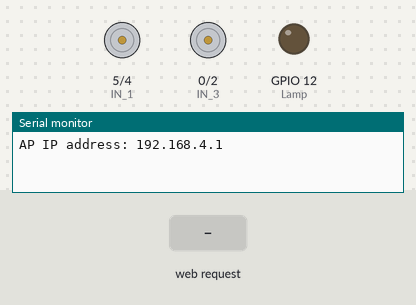
The sketch below on a simulated ESP8266 (NodeMCU). Shown: motor-driver pin pairs drawn as motors (green arrow = first pin HIGH = forward, orange = second pin HIGH = backward, longer = more drive, scaled by the enable pin), output pins drawn as LEDs (lit = HIGH), the last lines printed to the serial monitor. The test bench sets the inputs (shaded band).

Above: at 1.2 s.
1.3 s: HTTP request GET /?State=F received
At 2.2 s:
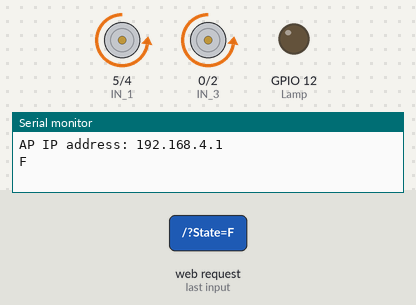
2.8 s: HTTP request GET /?State=B received
At 3.3 s:
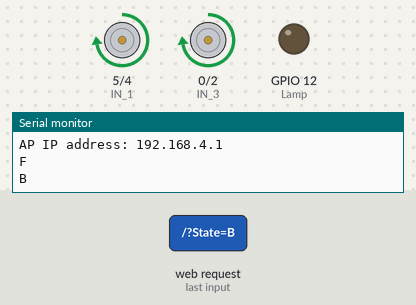
4.3 s: HTTP request GET /?State=L received
At 5.5 s:
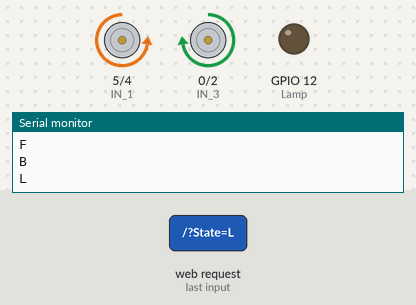
5.8 s: HTTP request GET /?State=R received
At 6.8 s:
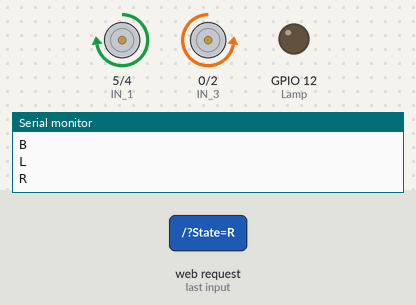
Timing chart, 0 to 8.3 s (numbered marks = the images above; inputs shaded):
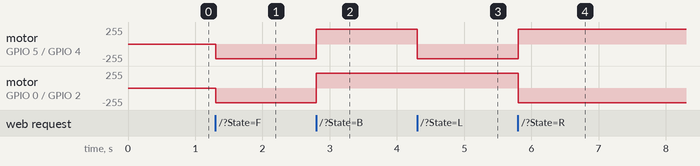

Measured:
- after the input at 1.3 s, motor on GPIO 5 (IN_1) / GPIO 4 (IN_2), motor on GPIO 0 (IN_3) / GPIO 2 (IN_4): stopped → backward 224/255 at once
- after the input at 2.8 s, motor on GPIO 5 (IN_1) / GPIO 4 (IN_2), motor on GPIO 0 (IN_3) / GPIO 2 (IN_4): backward 224/255 → forward 224/255 at once
- after the input at 4.3 s, motor on GPIO 5 (IN_1) / GPIO 4 (IN_2): forward 224/255 → backward 224/255 at once
- after the input at 5.8 s, motor on GPIO 5 (IN_1) / GPIO 4 (IN_2): backward 224/255 → forward 224/255 at once; motor on GPIO 0 (IN_3) / GPIO 2 (IN_4): forward 224/255 → backward 224/255 at once

The sketch:

Code.ino
```cpp
#define ENA   16          // Enable/speed motors Right
#define ENB   14          // Enable/speed motors Left
#define IN_1  5          // L298N in1 motors Rightx
#define IN_2  4          // L298N in2 motors Right
#define IN_3  0           // L298N in3 motors Left
#define IN_4  2           // L298N in4 motors Left
#define Lamp  12          // Lamp control pin

#include <ESP8266WiFi.h>
#include <WiFiClient.h>
#include <ESP8266WebServer.h>

String command;             // String to store app command state.
int speedCar = 900;         // Default speed: 400 - 1023.
int speed_Coeff = 8;         // Default speed coefficient

const char* ssid = "KOMINFO";
const char* pass = "Admin1234";

ESP8266WebServer server(80);

void setup() {
  // Motor pins
  pinMode(ENA, OUTPUT);
  pinMode(ENB, OUTPUT);
  pinMode(IN_1, OUTPUT);
  pinMode(IN_2, OUTPUT);
  pinMode(IN_3, OUTPUT);
  pinMode(IN_4, OUTPUT);
  pinMode(Lamp, OUTPUT);  // Initialize Lamp pin

  Serial.begin(115200);

  // WiFi setup
  WiFi.mode(WIFI_AP);
  WiFi.softAP(ssid, pass);

  IPAddress myIP = WiFi.softAPIP();
  Serial.print("AP IP address: ");
  Serial.println(myIP);

  // Start the server
  server.on("/", HTTP_handleRoot);
  server.onNotFound(HTTP_handleRoot);
  server.begin();
}

void goAhead() {
  digitalWrite(IN_1, LOW);
  digitalWrite(IN_2, HIGH);
  analogWrite(ENA, speedCar);

  digitalWrite(IN_3, LOW);
  digitalWrite(IN_4, HIGH);
  analogWrite(ENB, speedCar);
}

void goBack() {
  digitalWrite(IN_1, HIGH);
  digitalWrite(IN_2, LOW);
  analogWrite(ENA, speedCar);

  digitalWrite(IN_3, HIGH);
  digitalWrite(IN_4, LOW);
  analogWrite(ENB, speedCar);
}

void goRight() {
  digitalWrite(IN_1, HIGH);
  digitalWrite(IN_2, LOW);
  analogWrite(ENA, speedCar);

  digitalWrite(IN_3, LOW);
  digitalWrite(IN_4, HIGH);
  analogWrite(ENB, speedCar);
}

void goLeft() {
  digitalWrite(IN_1, LOW);
  digitalWrite(IN_2, HIGH);
  analogWrite(ENA, speedCar);

  digitalWrite(IN_3, HIGH);
  digitalWrite(IN_4, LOW);
  analogWrite(ENB, speedCar);
}

void goAheadRight() {
  digitalWrite(IN_1, LOW);
  digitalWrite(IN_2, HIGH);
  analogWrite(ENA, speedCar / speed_Coeff);

  digitalWrite(IN_3, LOW);
  digitalWrite(IN_4, HIGH);
  analogWrite(ENB, speedCar);
}

void goAheadLeft() {
  digitalWrite(IN_1, LOW);
  digitalWrite(IN_2, HIGH);
  analogWrite(ENA, speedCar);

  digitalWrite(IN_3, LOW);
  digitalWrite(IN_4, HIGH);
  analogWrite(ENB, speedCar / speed_Coeff);
}

void goBackRight() {
  digitalWrite(IN_1, HIGH);
  digitalWrite(IN_2, LOW);
  analogWrite(ENA, speedCar / speed_Coeff);

  digitalWrite(IN_3, HIGH);
  digitalWrite(IN_4, LOW);
  analogWrite(ENB, speedCar);
}

void goBackLeft() {
  digitalWrite(IN_1, HIGH);
  digitalWrite(IN_2, LOW);
  analogWrite(ENA, speedCar);

  digitalWrite(IN_3, HIGH);
  digitalWrite(IN_4, LOW);
  analogWrite(ENB, speedCar / speed_Coeff);
}

void stopRobot() {
  digitalWrite(IN_1, LOW);
  digitalWrite(IN_2, LOW);
  analogWrite(ENA, 0);

  digitalWrite(IN_3, LOW);
  digitalWrite(IN_4, LOW);
  analogWrite(ENB, 0);
}

void lamp(int onOff) {
  if (onOff == 1) {
    digitalWrite(Lamp, HIGH);  // Turn lamp on
  } else {
    digitalWrite(Lamp, LOW);   // Turn lamp off
  }
}

void loop() {
  server.handleClient();

  command = server.arg("State");

  // Movement and lamp control
  if (command == "F") goAhead();
  else if (command == "B") goBack();
  else if (command == "L") goLeft();
  else if (command == "R") goRight();
  else if (command == "I") goAheadRight();
  else if (command == "G") goAheadLeft();
  else if (command == "J") goBackRight();
  else if (command == "H") goBackLeft();

  // Speed adjustment with coefficient
  else if (command == "0") { speedCar = 75; speed_Coeff = 3; }
  else if (command == "1") { speedCar = 115; speed_Coeff = 4; }
  else if (command == "2") { speedCar = 125; speed_Coeff = 4; }
  else if (command == "3") { speedCar = 150; speed_Coeff = 5; }
  else if (command == "4") { speedCar = 220; speed_Coeff = 5; }
  else if (command == "5") { speedCar = 350; speed_Coeff = 6; }
  else if (command == "6") { speedCar = 450; speed_Coeff = 6; }
  else if (command == "7") { speedCar = 520; speed_Coeff = 7; }
  else if (command == "8") { speedCar = 890; speed_Coeff = 7; }
  else if (command == "9") { speedCar = 960; speed_Coeff = 8; }
  else if (command == "q") { speedCar = 1023; speed_Coeff = 9; }

  // Stop and lamp control
  else if (command == "S") stopRobot();
  else if (command == "W") lamp(1);  // Turn lamp on
  else if (command == "w") lamp(0);  // Turn lamp off
}

void HTTP_handleRoot(void) {
  if (server.hasArg("State")) {
    Serial.println(server.arg("State"));
  }
  server.send(200, "text/html", "");
  delay(1);
}
```
